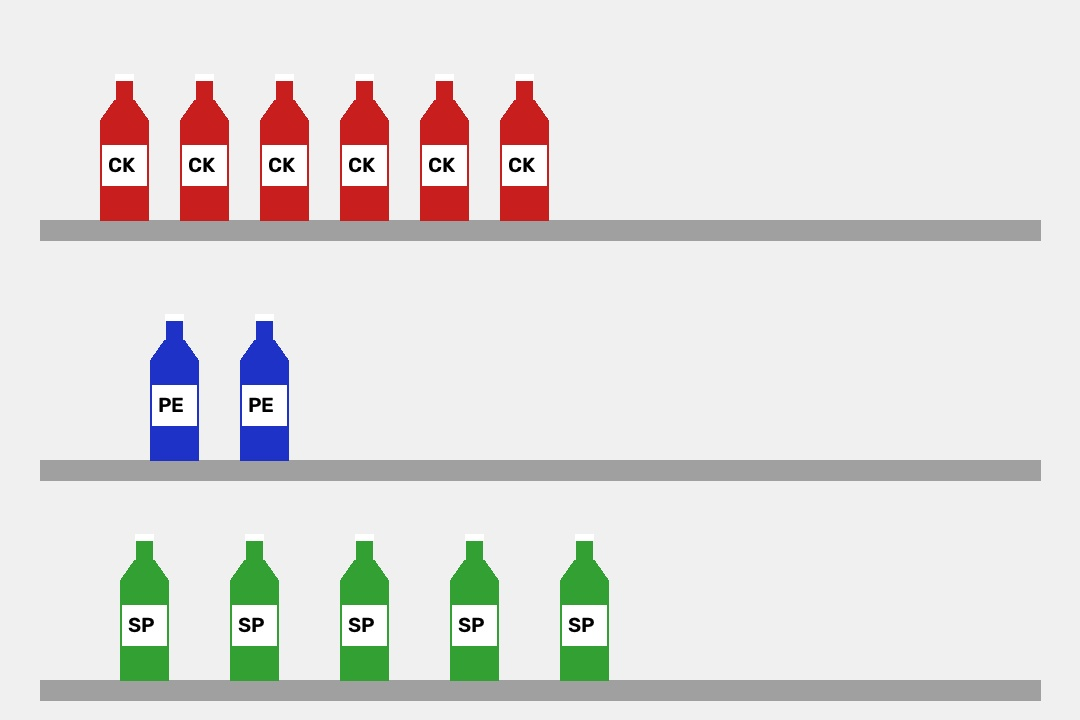
#> input picture retail-shelf-monitoring/samples/sample_shelf_beverages.jpg, 1080 x 720 px
$ python -i image_processing.py   (imports and definitions only)
#> lines starting #> are read from the running program, lines starting #| are printed output that depends on the picture
#> further down, picture is the input picture: shape (720, 1080, 3); mean B, G, R 221.1, 222.5, 224.6
# ============================================================
# Module 1: Shelf Image Acquisition & Preprocessing Utilities
# ============================================================
# This module handles loading, validating, and preprocessing
# shelf images using OpenCV before feeding them into the
# YOLO detection pipeline.
# ============================================================

import cv2
import numpy as np
from PIL import Image
import os

# ─── Configuration ───────────────────────────────────────────
MAX_IMAGE_WIDTH  = 1280   # Maximum allowed width (pixels)
MAX_IMAGE_HEIGHT = 1280   # Maximum allowed height (pixels)
ALLOWED_FORMATS  = {"jpg", "jpeg", "png"}


# [40 lines left out: functions validate_image_format, load_image_from_bytes, resize_if_needed, not called in this run]


def preprocess_image(img_bgr: np.ndarray) -> np.ndarray:
    """
    Apply standard OpenCV preprocessing steps:
      1. Mild Gaussian blur (3x3) to reduce sensor noise
      2. CLAHE (Contrast Limited Adaptive Histogram Equalisation) on the
         L-channel (improves contrast in unevenly lit retail shelves)
    Returns the preprocessed BGR image (same dtype, same shape).
    """
    if img_bgr is None:
        raise ValueError("Cannot preprocess None image.")

    # --- Step 1: Mild noise reduction -------------------------
    blurred = cv2.GaussianBlur(img_bgr, (3, 3), 0)

    # --- Step 2: Adaptive contrast enhancement ----------------
    lab = cv2.cvtColor(blurred, cv2.COLOR_BGR2LAB)
#> lab: shape (720, 1080, 3); mean of channels 0, 1, 2 227.1, 129, 129.7
    l, a, b = cv2.split(lab)
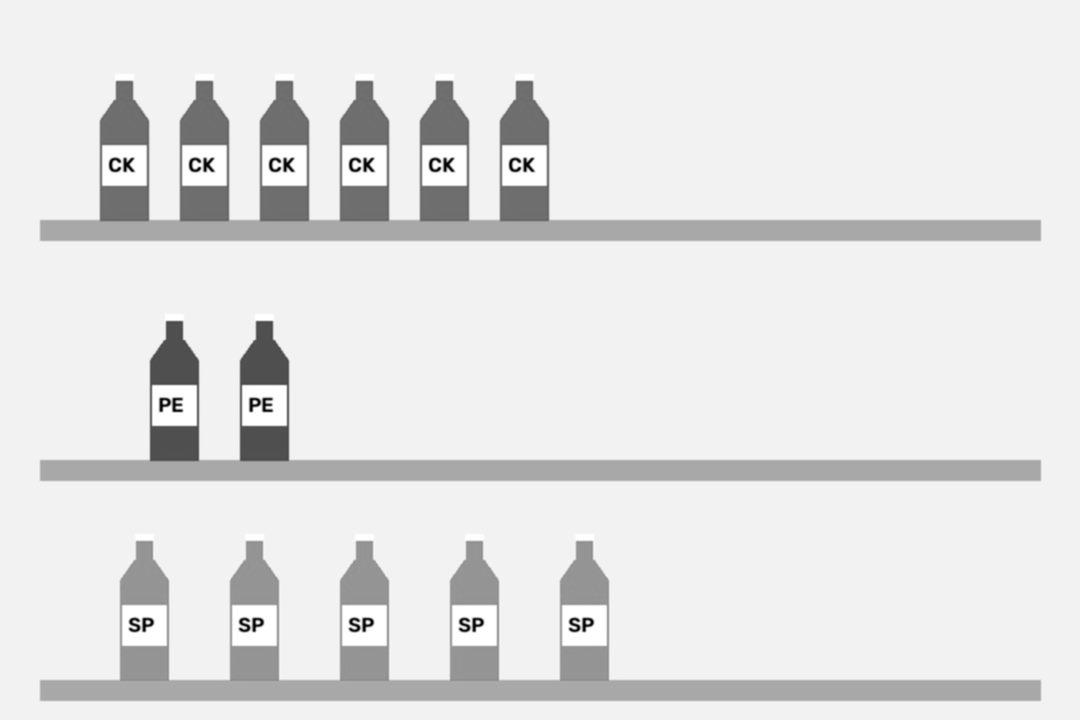
#> l: shape (720, 1080); min 0, max 255, mean 227.1
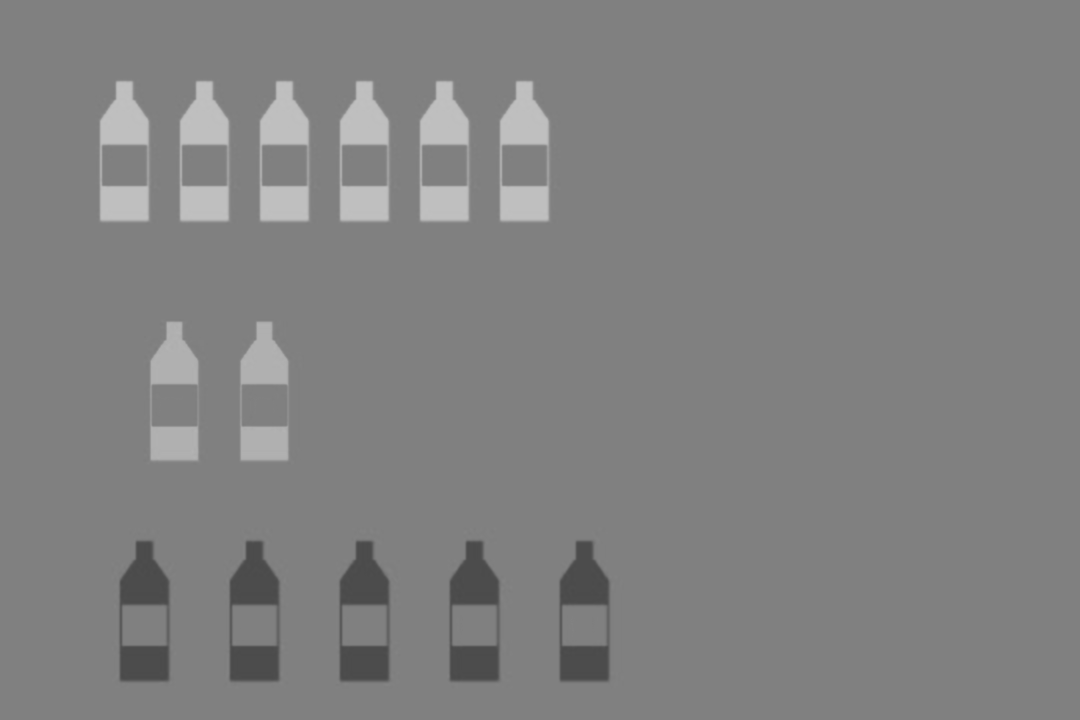
#> a: shape (720, 1080); min 74, max 192, mean 129
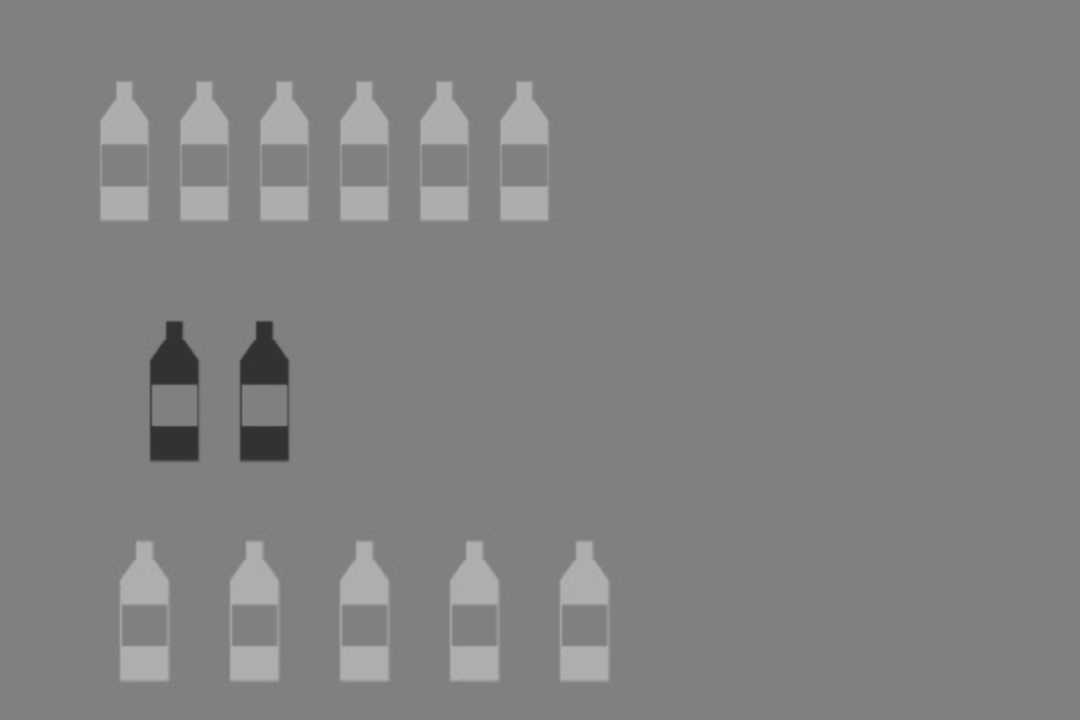
#> b: shape (720, 1080); min 47, max 177, mean 129.7
    clahe = cv2.createCLAHE(clipLimit=2.0, tileGridSize=(8, 8))
    l_eq = clahe.apply(l)
    lab_eq = cv2.merge([l_eq, a, b])
#> lab_eq: shape (720, 1080, 3); mean of channels 0, 1, 2 224.4, 129, 129.7
    enhanced = cv2.cvtColor(lab_eq, cv2.COLOR_LAB2BGR)

    return enhanced


# [40 lines left out: functions bgr_to_rgb_pil, get_image_info, full_pipeline, not called in this run]

>>> import cv2
>>> picture = cv2.imread('../samples/sample_shelf_beverages.jpg')
>>> result = preprocess_image(picture)

$ run again, on retail-shelf-monitoring/samples/sample_shelf_low_stock.jpg
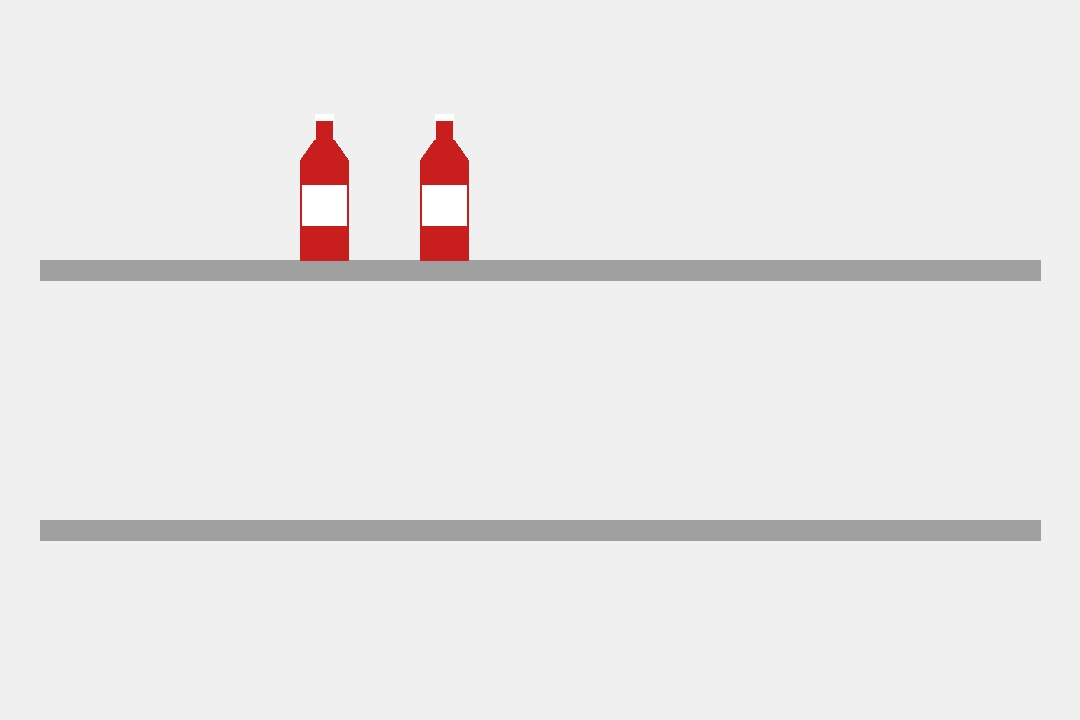
#> input picture retail-shelf-monitoring/samples/sample_shelf_low_stock.jpg, 1080 x 720 px
#> picture is the input picture: shape (720, 1080, 3); mean B, G, R 233.5, 233.5, 235.3
#> lab: shape (720, 1080, 3); mean of channels 0, 1, 2 236.6, 128.7, 128.4
#> in preprocess_image, `l, a, b = cv2.split(lab)`:
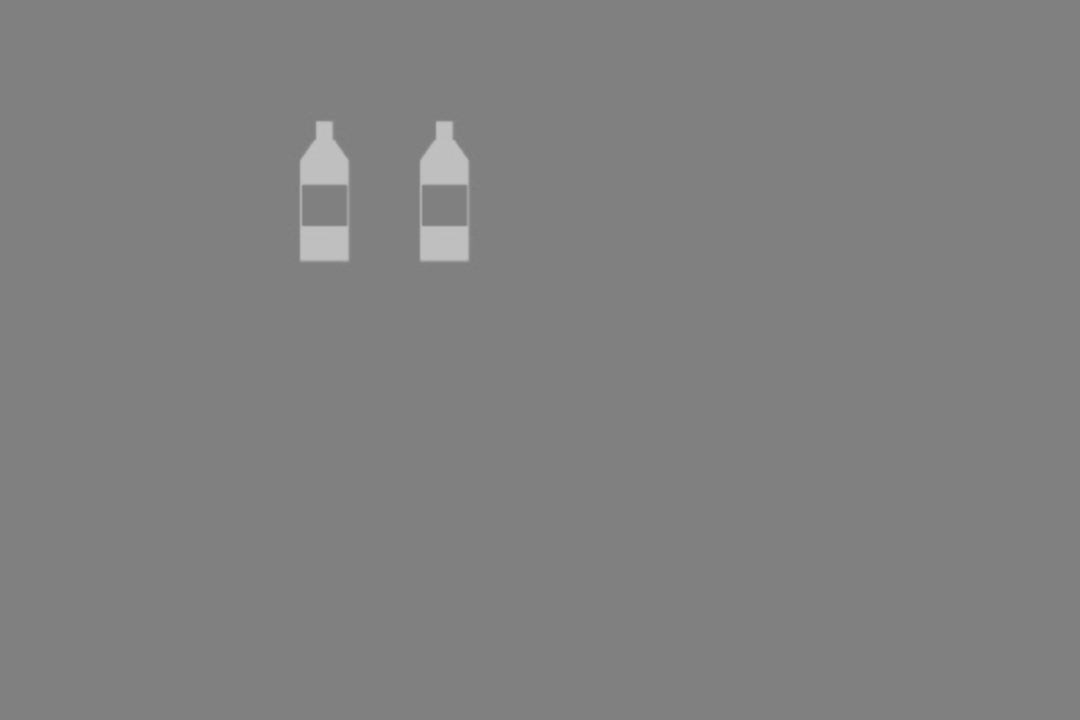
#> a: shape (720, 1080); min 125, max 193, mean 128.7
#> lab_eq: shape (720, 1080, 3); mean of channels 0, 1, 2 236.2, 128.7, 128.4
